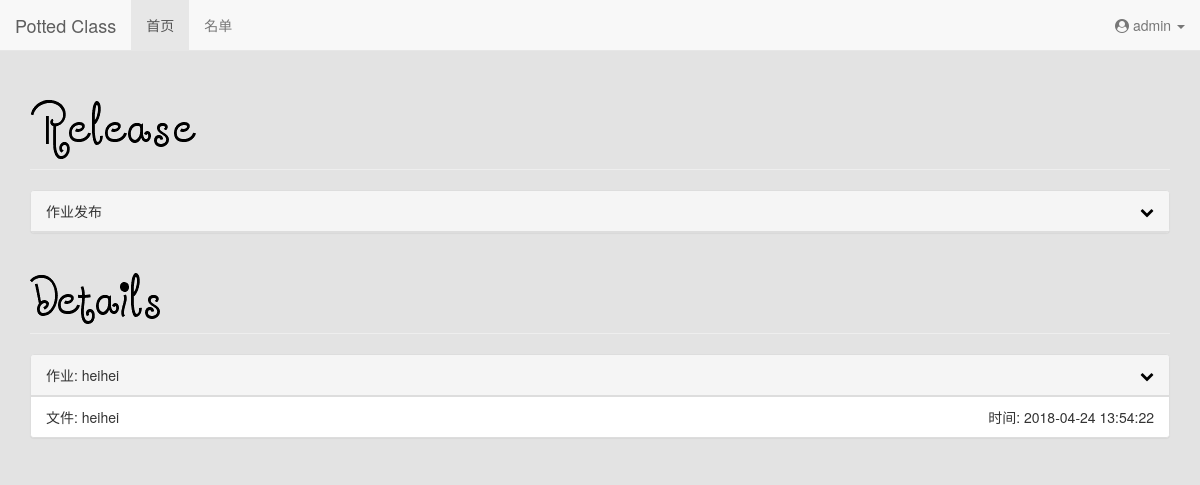
The page / (signed in) on the database its author committed.
### tables this page shows
CREATE TABLE works(
id integer primary key autoincrement,
name char(20),
filename char(10),
time char(20)
);

### flaskr.py (the view)
@app.route("/")
def index():
    if not session.get('logged_in'):
        return redirect("login")
    cur = g.db.execute("select * from works order by id desc limit 3")
    data = [dict(id=row[0], name=row[1], filename=row[2], time=row[3]) for row in cur.fetchall()]
    return render_template("index.html", data=data)

### flaskr.py (called while the page is built)
def connect_db():
    return sqlite3.connect(app.config['DATABASE'])

@app.before_request
def before_request():
    g.db = connect_db()

@app.teardown_request
def teardown_request(exception):
    g.db.commit()
    g.db.close()

### templates/index.html (shortened to what this page needs)
{% extends "base.html" %}
{% block js %}
<link href="https://cdn.bootcss.com/bootstrap-table/1.11.1/bootstrap-table.min.css" rel="stylesheet">
{% endblock %}
{% block main %}
<div class="area">
<div class="page-header animated fadeInUp">
    <img src="/static/img/release.png" class="img-responsive" alt="Release">
</div>
<div class="panel panel-default animated fadeInUp">
    <div class="panel-heading">
        作业发布
        <div class="pull-right">
            <p><a id="open" href="javascript:;"><i id="ii" class="fa fa-chevron-down" aria-hidden="true"></i> </a></p>
        </div>
    </div>
</div>
</div>
<div class="page-header animated fadeInUp">
    <img src="/static/img/details.png" class="img-responsive" alt="Details">
</div>
{% for d in data %}
<div class="panel panel-default animated fadeInUp">
    <div class="panel-heading">作业: {{ d.name }}
      <div class="pull-right">
          <p><a id="{{ d.name }}" href="javascript:;" onclick=openit(this)><i id="i{{ d.name }}" class="fa fa-chevron-down" aria-hidden="true"></i> </a></p>
      </div>
    </div>
  <ul class="list-group">
      <li class="list-group-item">文件: {{ d.filename }}<div class="pull-right">时间: {{ d.time }}</div></li>
  </ul>
</div>
{% endfor %}
{% endblock %}

### templates/base.html (shortened to what this page needs)
<!DOCTYPE html>
<head>
    <link rel="stylesheet" href="https://cdn.bootcss.com/bootstrap/3.3.7/css/bootstrap.min.css">
    <link rel="stylesheet" href="https://cdn.bootcss.com/font-awesome/4.7.0/css/font-awesome.min.css">
    <link rel="stylesheet" href="/static/css/kuari.css">
    <link rel="stylesheet" href="/static/css/animate.min.css">
    {% block js %}{% endblock %}
</head>
<body>
<nav class="navbar navbar-default navbar-fixed-top">
  <div class="container-fluid">
    <div class="navbar-header">
      <a class="navbar-brand" href="{{ url_for('index') }}">Potted Class</a>
    </div>
    <div class="collapse navbar-collapse" id="bs-example-navbar-collapse-1">
      <ul class="nav navbar-nav menu-active">
          <li class="active"><a href="{{ url_for('index') }}">首页</a></li>
          <li><a href="{{ url_for("list") }}">名单</a></li>
      </ul>
      <ul class="nav navbar-nav navbar-right">
          {% if not session.logged_in %}
            <li><a href="{{ url_for('login') }}"><i class="fa fa-sign-in" aria-hidden="true"></i> 登陆</a></li>
          {% else %}
              <li role="presentation" class="dropdown">
                <a class="dropdown-toggle" data-toggle="dropdown" href="#" role="button" aria-haspopup="true" aria-expanded="false">
                  <i class="fa fa-user-circle" aria-hidden="true"></i> {{ session["username"] }} <span class="caret"></span>
                </a>
              </li>
          {% endif %}
      </ul>
    </div>
  </div>
</nav>
<div class="container main-content">
    {% block main %}{% endblock %}
</div>
</body>

### static/css/kuari.css (style rules this page uses)
a { color: #000000; }
body { background-image: url('/static/img/cat.jpg'); background-repeat:no-repeat; background-attachment:fixed }
.area { padding-top: 2%; }
.main-content { padding-top: 3%; }

### rows shown on the page
works: name "heihei", filename "heihei", time "2018-04-24 13:54:22"

### other values the page prints
{{ session["username"] }} "admin"
